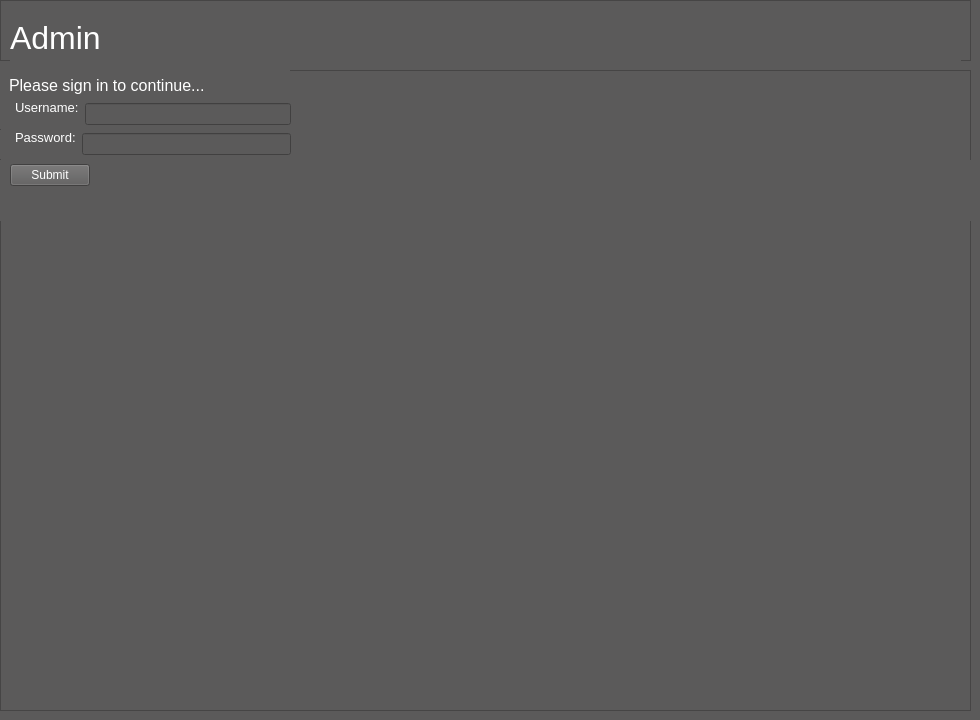
               <widget class="QWidget" name="page_admin">
                <property name="styleSheet">
                 <string notr="true">background:rgb(91,90,90);</string>
                </property>
                <widget class="QFrame" name="frame_3">
                 <property name="geometry">
                  <rect>
                   <x>0</x>
                   <y>0</y>
                   <width>971</width>
                   <height>61</height>
                  </rect>
                 </property>
                 <property name="frameShape">
                  <enum>QFrame::StyledPanel</enum>
                 </property>
                 <property name="frameShadow">
                  <enum>QFrame::Raised</enum>
                 </property>
                 <layout class="QHBoxLayout" name="horizontalLayout_7">
                  <item>
                   <widget class="QLabel" name="lab_about_home_3">
                    <property name="minimumSize">
                     <size>
                      <width>0</width>
                      <height>55</height>
                     </size>
                    </property>
                    <property name="maximumSize">
                     <size>
                      <width>16777215</width>
                      <height>55</height>
                     </size>
                    </property>
                    <property name="font">
                     <font>
                      <family>Segoe UI</family>
                      <pointsize>24</pointsize>
                     </font>
                    </property>
                    <property name="styleSheet">
                     <string notr="true">color:rgb(255,255,255);</string>
                    </property>
                    <property name="text">
                     <string>Admin</string>
                    </property>
                   </widget>
                  </item>
                 </layout>
                </widget>
                <widget class="QFrame" name="frame_4">
                 <property name="geometry">
                  <rect>
                   <x>0</x>
                   <y>70</y>
                   <width>971</width>
                   <height>641</height>
                  </rect>
                 </property>
                 <property name="frameShape">
                  <enum>QFrame::StyledPanel</enum>
                 </property>
                 <property name="frameShadow">
                  <enum>QFrame::Raised</enum>
                 </property>
                 <widget class="QWidget" name="verticalLayoutWidget_7">
                  <property name="geometry">
                   <rect>
                    <x>0</x>
                    <y>90</y>
                    <width>971</width>
                    <height>31</height>
                   </rect>
                  </property>
                  <layout class="QVBoxLayout" name="verticalLayout_9">
                   <property name="leftMargin">
                    <number>10</number>
                   </property>
                   <item alignment="Qt::AlignLeft">
                    <widget class="QPushButton" name="btn_adminsubmit">
                     <property name="styleSheet">
                      <string notr="true">color:rgb(255,255,255);
font: 75 10pt &quot;MS Shell Dlg 2&quot;;</string>
                     </property>
                     <property name="text">
                      <string>Submit</string>
                     </property>
                    </widget>
                   </item>
                  </layout>
                 </widget>
                 <widget class="QWidget" name="horizontalLayoutWidget_6">
                  <property name="geometry">
                   <rect>
                    <x>0</x>
                    <y>30</y>
                    <width>291</width>
                    <height>29</height>
                   </rect>
                  </property>
                  <layout class="QHBoxLayout" name="horizontalLayout_8">
                   <property name="leftMargin">
                    <number>15</number>
                   </property>
                   <item>
                    <widget class="QLabel" name="lab_home_main_disc_4">
                     <property name="font">
                      <font>
                       <family>Segoe UI</family>
                       <pointsize>10</pointsize>
                      </font>
                     </property>
                     <property name="styleSheet">
                      <string notr="true">color:rgb(255,255,255);</string>
                     </property>
                     <property name="text">
                      <string>&lt;!DOCTYPE HTML PUBLIC &quot;-//W3C//DTD HTML 4.0//EN&quot; &quot;http://www.w3.org/TR/REC-html40/strict.dtd&quot;&gt;
&lt;html&gt;&lt;head&gt;&lt;meta name=&quot;qrichtext&quot; content=&quot;1&quot; /&gt;&lt;style type=&quot;text/css&quot;&gt;
p, li { white-space: pre-wrap; }
&lt;/style&gt;&lt;/head&gt;&lt;body style=&quot; font-family:'Segoe UI'; font-size:10pt; font-weight:400; font-style:normal;&quot;&gt;
&lt;p style=&quot; margin-top:0px; margin-bottom:0px; margin-left:0px; margin-right:0px; -qt-block-indent:0; text-indent:0px;&quot;&gt;&lt;span style=&quot; color:#ffffff;&quot;&gt;Username:&lt;/span&gt;&lt;/p&gt;&lt;/body&gt;&lt;/html&gt;</string>
                     </property>
                     <property name="alignment">
                      <set>Qt::AlignLeading|Qt::AlignLeft|Qt::AlignTop</set>
                     </property>
                     <property name="wordWrap">
                      <bool>true</bool>
                     </property>
                     <property name="margin">
                      <number>5</number>
                     </property>
                    </widget>
                   </item>
                   <item>
                    <widget class="QLineEdit" name="line_user">
                     <property name="styleSheet">
                      <string notr="true">color:rgb(255,255,255);</string>
                     </property>
                    </widget>
                   </item>
                  </layout>
                 </widget>
                 <widget class="QWidget" name="horizontalLayoutWidget_7">
                  <property name="geometry">
                   <rect>
                    <x>0</x>
                    <y>60</y>
                    <width>291</width>
                    <height>29</height>
                   </rect>
                  </property>
                  <layout class="QHBoxLayout" name="horizontalLayout_9">
                   <property name="leftMargin">
                    <number>15</number>
                   </property>
                   <item>
                    <widget class="QLabel" name="lab_home_main_disc_5">
                     <property name="font">
                      <font>
                       <family>Segoe UI</family>
                       <pointsize>10</pointsize>
                      </font>
                     </property>
                     <property name="styleSheet">
                      <string notr="true">color:rgb(255,255,255);</string>
                     </property>
                     <property name="text">
                      <string>&lt;!DOCTYPE HTML PUBLIC &quot;-//W3C//DTD HTML 4.0//EN&quot; &quot;http://www.w3.org/TR/REC-html40/strict.dtd&quot;&gt;
&lt;html&gt;&lt;head&gt;&lt;meta name=&quot;qrichtext&quot; content=&quot;1&quot; /&gt;&lt;style type=&quot;text/css&quot;&gt;
p, li { white-space: pre-wrap; }
&lt;/style&gt;&lt;/head&gt;&lt;body style=&quot; font-family:'Segoe UI'; font-size:10pt; font-weight:400; font-style:normal;&quot;&gt;
&lt;p style=&quot; margin-top:0px; margin-bottom:0px; margin-left:0px; margin-right:0px; -qt-block-indent:0; text-indent:0px;&quot;&gt;&lt;span style=&quot; color:#ffffff;&quot;&gt;Password:&lt;/span&gt;&lt;/p&gt;&lt;/body&gt;&lt;/html&gt;</string>
                     </property>
                     <property name="alignment">
                      <set>Qt::AlignLeading|Qt::AlignLeft|Qt::AlignTop</set>
                     </property>
                     <property name="wordWrap">
                      <bool>true</bool>
                     </property>
                     <property name="margin">
                      <number>5</number>
                     </property>
                    </widget>
                   </item>
                   <item>
                    <widget class="QLineEdit" name="line_pass">
                     <property name="styleSheet">
                      <string notr="true">color:rgb(255,255,255);</string>
                     </property>
                    </widget>
                   </item>
                  </layout>
                 </widget>
                 <widget class="QWidget" name="horizontalLayoutWidget_8">
                  <property name="geometry">
                   <rect>
                    <x>-1</x>
                    <y>0</y>
                    <width>291</width>
                    <height>31</height>
                   </rect>
                  </property>
                  <layout class="QHBoxLayout" name="horizontalLayout_10">
                   <property name="leftMargin">
                    <number>10</number>
                   </property>
                   <item>
                    <widget class="QLabel" name="label">
                     <property name="styleSheet">
                      <string notr="true">color:rgb(255,255,255);</string>
                     </property>
                     <property name="text">
                      <string>&lt;html&gt;&lt;head/&gt;&lt;body&gt;&lt;p&gt;&lt;span style=&quot; font-size:12pt;&quot;&gt;Please sign in to continue...&lt;/span&gt;&lt;/p&gt;&lt;/body&gt;&lt;/html&gt;</string>
                     </property>
                    </widget>
                   </item>
                  </layout>
                 </widget>
                 <widget class="QWidget" name="verticalLayoutWidget_8">
                  <property name="geometry">
                   <rect>
                    <x>0</x>
                    <y>120</y>
                    <width>971</width>
                    <height>31</height>
                   </rect>
                  </property>
                  <layout class="QVBoxLayout" name="verticalLayout_10">
                   <property name="leftMargin">
                    <number>10</number>
                   </property>
                   <item>
                    <widget class="QLabel" name="lab_invalidcreds">
                     <property name="font">
                      <font>
                       <family>Segoe UI</family>
                       <pointsize>10</pointsize>
                      </font>
                     </property>
                     <property name="styleSheet">
                      <string notr="true">color:rgb(255,255,255);
color: rgb(255, 0, 0);</string>
                     </property>
                     <property name="text">
                      <string>&lt;!DOCTYPE HTML PUBLIC &quot;-//W3C//DTD HTML 4.0//EN&quot; &quot;http://www.w3.org/TR/REC-html40/strict.dtd&quot;&gt;
&lt;html&gt;&lt;head&gt;&lt;meta name=&quot;qrichtext&quot; content=&quot;1&quot; /&gt;&lt;style type=&quot;text/css&quot;&gt;
p, li { white-space: pre-wrap; }
&lt;/style&gt;&lt;/head&gt;&lt;body style=&quot; font-family:'Segoe UI'; font-size:10pt; font-weight:400; font-style:normal;&quot;&gt;
&lt;p style=&quot;-qt-paragraph-type:empty; margin-top:0px; margin-bottom:0px; margin-left:0px; margin-right:0px; -qt-block-indent:0; text-indent:0px;&quot;&gt;&lt;br /&gt;&lt;/p&gt;&lt;/body&gt;&lt;/html&gt;</string>
                     </property>
                     <property name="alignment">
                      <set>Qt::AlignLeading|Qt::AlignLeft|Qt::AlignTop</set>
                     </property>
                     <property name="wordWrap">
                      <bool>true</bool>
                     </property>
                     <property name="margin">
                      <number>5</number>
                     </property>
                    </widget>
                   </item>
                  </layout>
                 </widget>
                </widget>
               </widget>
